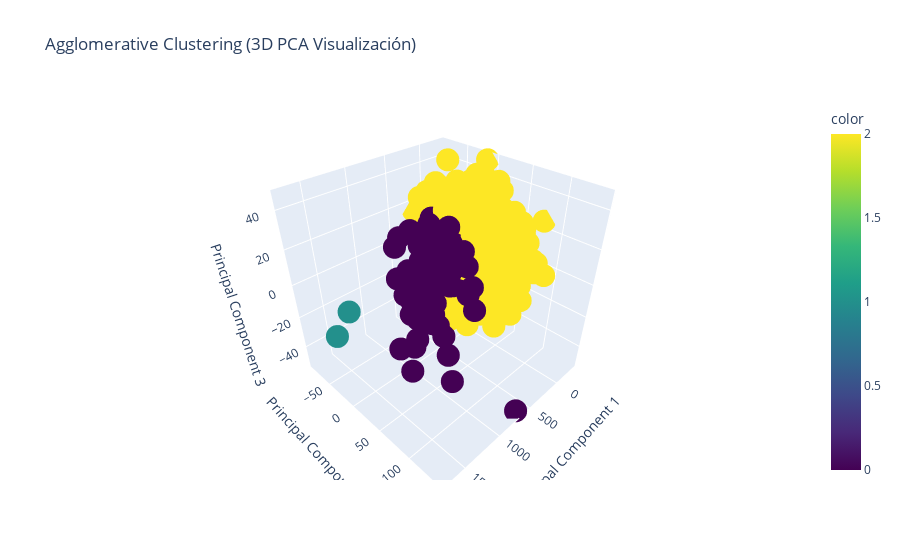

Notebook source saved alongside this figure:
### Markdown cell above
#### Modelo con linkage = 'average', 3 clusters

### Code cell
ac_av = AgglomerativeClustering(n_clusters = 3, linkage = 'average') 
labels_av = ac_av.fit_predict(X_pca)

# Visualización en 3D con plotly
fig = px.scatter_3d(
    X_pca, x='P1', y='P2', z='P3', 
    color=labels_av, 
    title='Agglomerative Clustering (3D PCA Visualización)',
    labels={'P1': 'Principal Component 1', 'P2': 'Principal Component 2', 'P3': 'Principal Component 3'},
    color_continuous_scale='Viridis'
)
fig.show()

# Evaluación del Modelo
sil_score = silhouette_score(X_pca, labels_av)
davies_bouldin = davies_bouldin_score(X_pca, labels_av)
print(f'Silhouette Score: {sil_score}')
print(f'Davies-Bouldin Score: {davies_bouldin}')

### Figure 1 — Plotly figure (JSON) as saved in the notebook; plotly's stock layout.template omitted (floating-point values rounded to 4 significant figures; data arrays with more than 128 entries replaced by an {"elided": "..."} marker saying what was removed)
{"data": [{"hovertemplate": "Principal Component 1=%{x}<br>Principal Component 2=%{y}<br>Principal Component 3=%{z}<br>color=%{marker.color}<extra></extra>", "legendgroup": "", "marker": {"color": {"elided": "849 int values"}, "coloraxis": "coloraxis", "symbol": "circle"}, "mode": "markers", "name": "", "scene": "scene", "showlegend": false, "type": "scatter3d", "x": {"elided": "849 float values"}, "y": {"elided": "849 float values"}, "z": {"elided": "849 float values"}}], "layout": {"coloraxis": {"colorbar": {"title": {"text": "color"}}, "colorscale": [[0, "#440154"], [0.1111, "#482878"], [0.2222, "#3e4989"], [0.3333, "#31688e"], [0.4444, "#26828e"], [0.5556, "#1f9e89"], [0.6667, "#35b779"], [0.7778, "#6ece58"], [0.8889, "#b5de2b"], [1, "#fde725"]]}, "legend": {"tracegroupgap": 0}, "scene": {"domain": {"x": [0, 1], "y": [0, 1]}, "xaxis": {"title": {"text": "Principal Component 1"}}, "yaxis": {"title": {"text": "Principal Component 2"}}, "zaxis": {"title": {"text": "Principal Component 3"}}}, "title": {"text": "Agglomerative Clustering (3D PCA Visualización)"}}}
